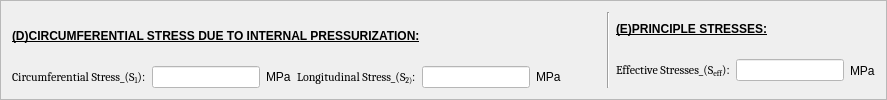
     <widget class="QFrame" name="frame_5">
      <property name="frameShape">
       <enum>QFrame::StyledPanel</enum>
      </property>
      <property name="frameShadow">
       <enum>QFrame::Raised</enum>
      </property>
      <layout class="QGridLayout" name="gridLayout_16">
       <item row="0" column="2">
        <widget class="Line" name="line_9">
         <property name="orientation">
          <enum>Qt::Vertical</enum>
         </property>
        </widget>
       </item>
       <item row="0" column="0">
        <layout class="QGridLayout" name="gridLayout_13">
         <item row="1" column="0">
          <widget class="QLabel" name="Circumferential_stress">
           <property name="font">
            <font>
             <family>Cambria</family>
            </font>
           </property>
           <property name="text">
            <string>&lt;html&gt;&lt;head/&gt;&lt;body&gt;&lt;p&gt;Circumferential Stress_(S&lt;span style=&quot; vertical-align:sub;&quot;&gt;1&lt;/span&gt;):&lt;/p&gt;&lt;/body&gt;&lt;/html&gt;</string>
           </property>
          </widget>
         </item>
         <item row="1" column="2">
          <widget class="QLabel" name="label_22">
           <property name="styleSheet">
            <string notr="true">font: 8pt &quot;Cambria&quot;;</string>
           </property>
           <property name="text">
            <string>MPa</string>
           </property>
          </widget>
         </item>
         <item row="1" column="4">
          <widget class="QLineEdit" name="lineEdit_39">
           <property name="styleSheet">
            <string notr="true">background-color: rgb(255, 255, 255);</string>
           </property>
          </widget>
         </item>
         <item row="1" column="3">
          <widget class="QLabel" name="Longitudinal_Stress">
           <property name="font">
            <font>
             <family>Cambria</family>
            </font>
           </property>
           <property name="text">
            <string>&lt;html&gt;&lt;head/&gt;&lt;body&gt;&lt;p&gt;Longitudinal Stress_(S&lt;span style=&quot; vertical-align:sub;&quot;&gt;2)&lt;/span&gt;:&lt;/p&gt;&lt;/body&gt;&lt;/html&gt;</string>
           </property>
          </widget>
         </item>
         <item row="1" column="5">
          <widget class="QLabel" name="label_23">
           <property name="styleSheet">
            <string notr="true">font: 8pt &quot;Cambria&quot;;</string>
           </property>
           <property name="text">
            <string>MPa</string>
           </property>
          </widget>
         </item>
         <item row="1" column="1">
          <widget class="QLineEdit" name="lineEdit_38">
           <property name="styleSheet">
            <string notr="true">background-color: rgb(255, 255, 255);</string>
           </property>
          </widget>
         </item>
         <item row="0" column="0" colspan="6">
          <widget class="QLabel" name="CircumferentialStressDueToInternalPressurization">
           <property name="text">
            <string>&lt;html&gt;&lt;head/&gt;&lt;body&gt;&lt;p&gt;&lt;span style=&quot; font-weight:600; text-decoration: underline;&quot;&gt;(D)CIRCUMFERENTIAL STRESS DUE TO INTERNAL PRESSURIZATION:&lt;/span&gt;&lt;/p&gt;&lt;/body&gt;&lt;/html&gt;</string>
           </property>
          </widget>
         </item>
        </layout>
       </item>
       <item row="0" column="1">
        <spacer name="horizontalSpacer_13">
         <property name="orientation">
          <enum>Qt::Horizontal</enum>
         </property>
         <property name="sizeHint" stdset="0">
          <size>
           <width>40</width>
           <height>20</height>
          </size>
         </property>
        </spacer>
       </item>
       <item row="0" column="3">
        <layout class="QGridLayout" name="gridLayout_10">
         <item row="0" column="0">
          <widget class="QLabel" name="PrincipleStress_3">
           <property name="text">
            <string>&lt;html&gt;&lt;head/&gt;&lt;body&gt;&lt;p&gt;&lt;span style=&quot; font-weight:600; text-decoration: underline;&quot;&gt;(E)PRINCIPLE STRESSES:&lt;/span&gt;&lt;/p&gt;&lt;/body&gt;&lt;/html&gt;</string>
           </property>
          </widget>
         </item>
         <item row="1" column="0">
          <layout class="QHBoxLayout" name="horizontalLayout_16">
           <item>
            <widget class="QLabel" name="Effective_stress">
             <property name="font">
              <font>
               <family>Cambria</family>
              </font>
             </property>
             <property name="text">
              <string>&lt;html&gt;&lt;head/&gt;&lt;body&gt;&lt;p&gt;Effective Stresses_(S&lt;span style=&quot; vertical-align:sub;&quot;&gt;eff&lt;/span&gt;):&lt;/p&gt;&lt;/body&gt;&lt;/html&gt;</string>
             </property>
            </widget>
           </item>
           <item>
            <widget class="QLineEdit" name="lineEdit_40">
             <property name="styleSheet">
              <string notr="true">background-color: rgb(255, 255, 255);</string>
             </property>
            </widget>
           </item>
           <item>
            <widget class="QLabel" name="label_24">
             <property name="styleSheet">
              <string notr="true">font: 8pt &quot;Cambria&quot;;</string>
             </property>
             <property name="text">
              <string>MPa</string>
             </property>
            </widget>
           </item>
          </layout>
         </item>
        </layout>
       </item>
      </layout>
     </widget>
